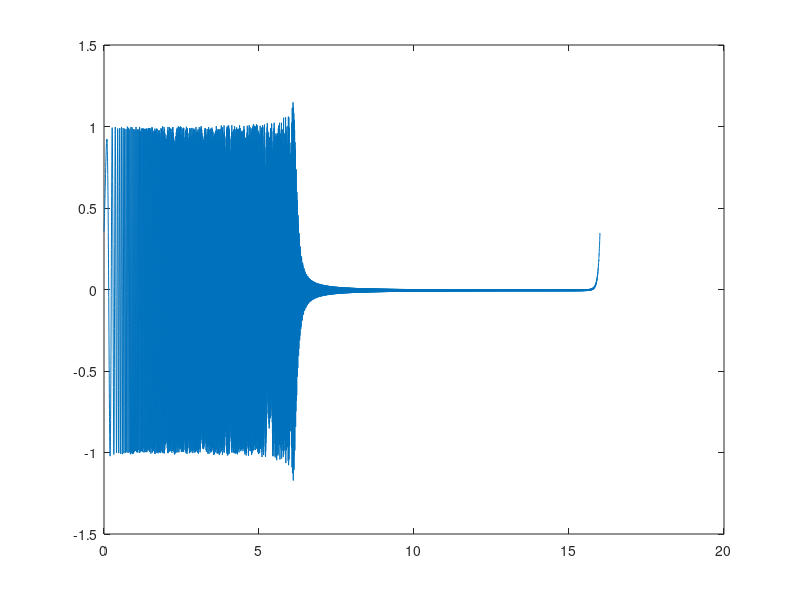
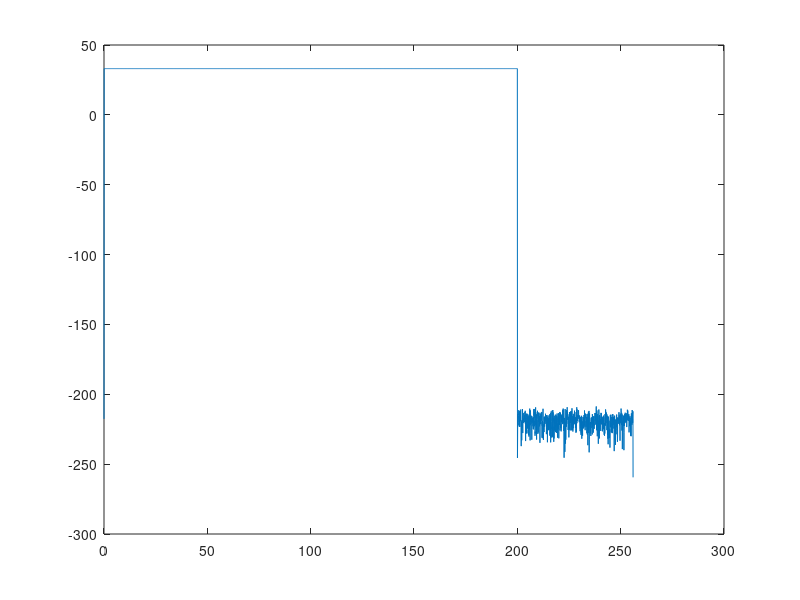
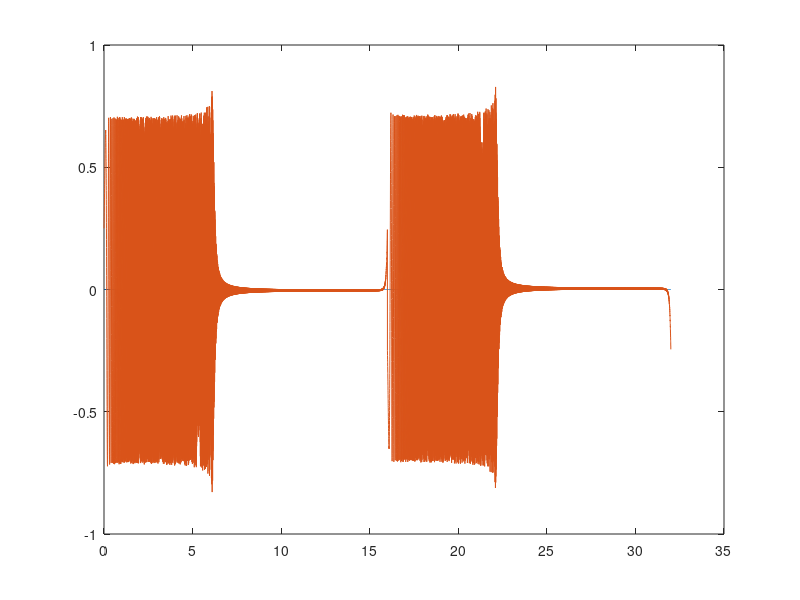

Write the MATLAB code that produced these figures, in order. (Note: this script raises an error after producing the figures.)
clc
clear
close all

%% Fast Fourrier Transformation parameters
N = 3200; % 50,100,200,400,800,1600,3200,6400
nFFT = 2.56*N;

% Baseband
fmax = 200;  % frequency span (Hz)
fs = 2.56*fmax; % Nyquist frequency (Hz)

dt = 1/fs;  % sampling time (sec)
df = fs/nFFT;  % sampling frequency (Hz)
frequency_vector = df:df:fmax;
% frequency_vector = fmax*linspace(0,1,nFFT/2+1);

T_total = nFFT*dt; % duration of the experiment (sec)
time_vector = 0:dt:T_total-dt;

%% Input signal generation with window and overlap
n_inp = 2; % number of input channels
n_out = 6; % number of output channels

%% Hadamard matrix creation for orthogonal input
m = ceil(log2(n_inp)); % 2-79 of Frequency-domain System Identification Book Rik Pintelon, Page 66
if m == 0
    m = m+1;
end
nu = 2^m;
H2 = [1 1;1 -1];
if m == 1
    H2_dum = H2;
else
    for i = 1:m-1
        if i == 1
            H2_dum = H2;
        end
        H2_dum = kron(H2,H2_dum); 
    end
end
H2m = H2_dum; 
T = 1/sqrt(nu)*H2m;

%%
% Creating the input signal (uniformly distributed random signal)
max_inp = 0.5; % specify the maximum amplitude of input
min_inp = -0.5; % specify the maximum amplitude of input
inp_dum = zeros(size(time_vector));
Amp = 1/sqrt(nFFT);
for i = 1:1:length(frequency_vector)
    phi_k = -i*(i-1)*pi/nFFT;
%     phi_k = x(i);
    inp_dum = inp_dum + Amp*cos(2*pi*frequency_vector(i)*time_vector + phi_k);
end
inp_SISO = inp_dum;
figure(1);
plot(time_vector,inp_SISO)

%%
fff = fs*(0:(nFFT/2))/nFFT;
inp_fft = fft(inp_SISO);
figure(2)
plot(fff,20*log10((inp_fft(1,1:nFFT/2+1))))

% uniform_win_inp = ones(nFFT,n_inp);
% uniform_win_out = ones(nFFT,n_out);
% 
% % averaging and overlap properties
% n_aver = 1; % number of averaging
% 
% % overlap parameters
% overlap = 0; 
% r_overlap = overlap/100; % rate of overlap (%)
% [inp_fft, ~] = pwelch(inp_SISO,uniform_win_out(:,1),overlap,nFFT,df);
% inp_fft = inp_fft(2:end)';
% inp_fft = [inp_fft fliplr(inp_fft)];


inp_fft_T_dum = zeros(nu,nu,nFFT);
% Hadamard signal creation
for i = 1:nFFT
    inp_fft_T_dum(:,:,i) = inp_fft(i)*T;
end

inp = zeros(nu*nFFT,nu);
for j = 1:nu
    for i = 1:nu
        inp((i-1)*nFFT+1:i*nFFT,j) = ifft(squeeze(inp_fft_T_dum(i,j,:)))';
    end
end
% inp = inp';
inp (:,1)=zeros(nu*nFFT,1);

if n_inp < nu
    inp = inp(:,1:n_inp);
end
figure(3)
total_time_vector = 0:dt:((T_total*nu)-dt);
plot(total_time_vector,inp)

%%
uniform_win_inp = ones(nFFT,n_inp);
uniform_win_out = ones(nFFT,n_out);

% averaging and overlap properties
n_aver = 1; % number of averaging

% overlap parameters
overlap = 0; 
r_overlap = overlap/100; % rate of overlap (%)
T_total = T_total*nu;
T_total = n_aver*T_total-(n_aver-1)*r_overlap*T_total; % total duration of input signal after windowing and averaging (sec)
total_samples = round(n_aver*nFFT-(n_aver-1)*r_overlap*nFFT); % total number of samples
total_time_vector = 0:dt:T_total-dt;
inp = repmat(inp,n_aver,1);
% figure(3)
% plot(total_time_vector,inp)

%%
% load sysc1
load sysc
sample_sys = sysc;
sample_sys = ss(sample_sys.A,sample_sys.B(:,1:2),sample_sys.C,sample_sys.D(:,1:2));
% sample_sys = ss(sample_sys.A,sample_sys.B(:,1),sample_sys.C,sample_sys.D(:,1));

%%
% figure(4)
k = 0;
num_states = sqrt(numel(sample_sys.A));
for i = 1:n_inp
    for j = 1:n_out
        k = k+1;
%         subplot(n_inp,n_out,k)
        resp(:,k) = squeeze(freqresp(sample_sys(j,i),frequency_vector,'Hz'));
%         semilogy(frequency_vector,abs(resp))
%                 plot(f,angle(resp)*180/pi);
    end 
end
[out_sample,~,~] = lsim(sample_sys,inp,total_time_vector,zeros(num_states,1));
% figure(5)
% plot(total_time_vector,out_sample)

%% Output analysis
out = out_sample;

if overlap > 0
    n_samples_in_Overlap = floor((overlap*nFFT) / 100); 
    nFrames = n_aver; 
else
    n_samples_in_Overlap= nFFT;
    nFrames = floor(total_samples/n_samples_in_Overlap)-1;
end

S_inp_out = zeros(nFFT/2+1,n_inp*n_out);
k = 0;
for i = 1:n_inp
    for j = 1:n_out
        k = k+1;
        [S_inp_out_dum, freq_after_overlap] = cpsd(inp(:,i),out(:,j),uniform_win_inp(:,1),overlap,nFFT,df);
        S_inp_out(:,k) = S_inp_out_dum;
    end
end

S_inp_inp = zeros(nFFT/2+1,n_inp);
for i = 1:n_inp
    [S_inp_inp(:,i), ~] = pwelch(inp(:,i),uniform_win_inp(:,i),overlap,nFFT,df);
end

S_out_out = zeros(nFFT/2+1,n_out);
for j = 1:n_out
    [S_out_out(:,j), ~] = pwelch(out(:,j),uniform_win_out(:,j),overlap,nFFT,df);
end

k = 0;
for i = 1:n_inp
    for j = 1:n_out
        k = k+1;
        H_2(:,k) = S_out_out(:,j)./S_inp_out(:,k);
    end
end

for i = 1:n_out
    fft_out(:,i) = fft(out(:,i));
end
for i = 1:n_inp
    fft_inp(:,i) = fft(inp(:,i));
end
k = 0;
for i = 1:n_inp
    for j = 1:n_out
        k = k+1;
        H_fft(:,k) = fft_out(:,j)./fft_inp(:,i);
    end
end
H_fft = H_fft(1:numel(total_time_vector)/2+1,:);

figure('units','normalized','outerposition',[0 0 1 1])
k = 0;
f = fmax*(0:(numel(total_time_vector)/2))/numel(total_time_vector);
for i = 1:n_inp
    for j = 1:n_out
        k = k+1;
        subplot(n_inp,n_out,k)
        semilogy(frequency_vector,abs(resp(:,k)))
        hold on
        semilogy(freq_after_overlap*1/dt/df,abs(H_2(:,k)))
%         hold on
%         semilogy(f,abs(H_fft(:,k)))
        xlim([0 fmax])
    end
end

% [sv,w] = sigma(sample_sys);
% figure(4)
% semilogy(w/2/pi,sv(1,:)./sv(2,:))
% xlim([0 100])